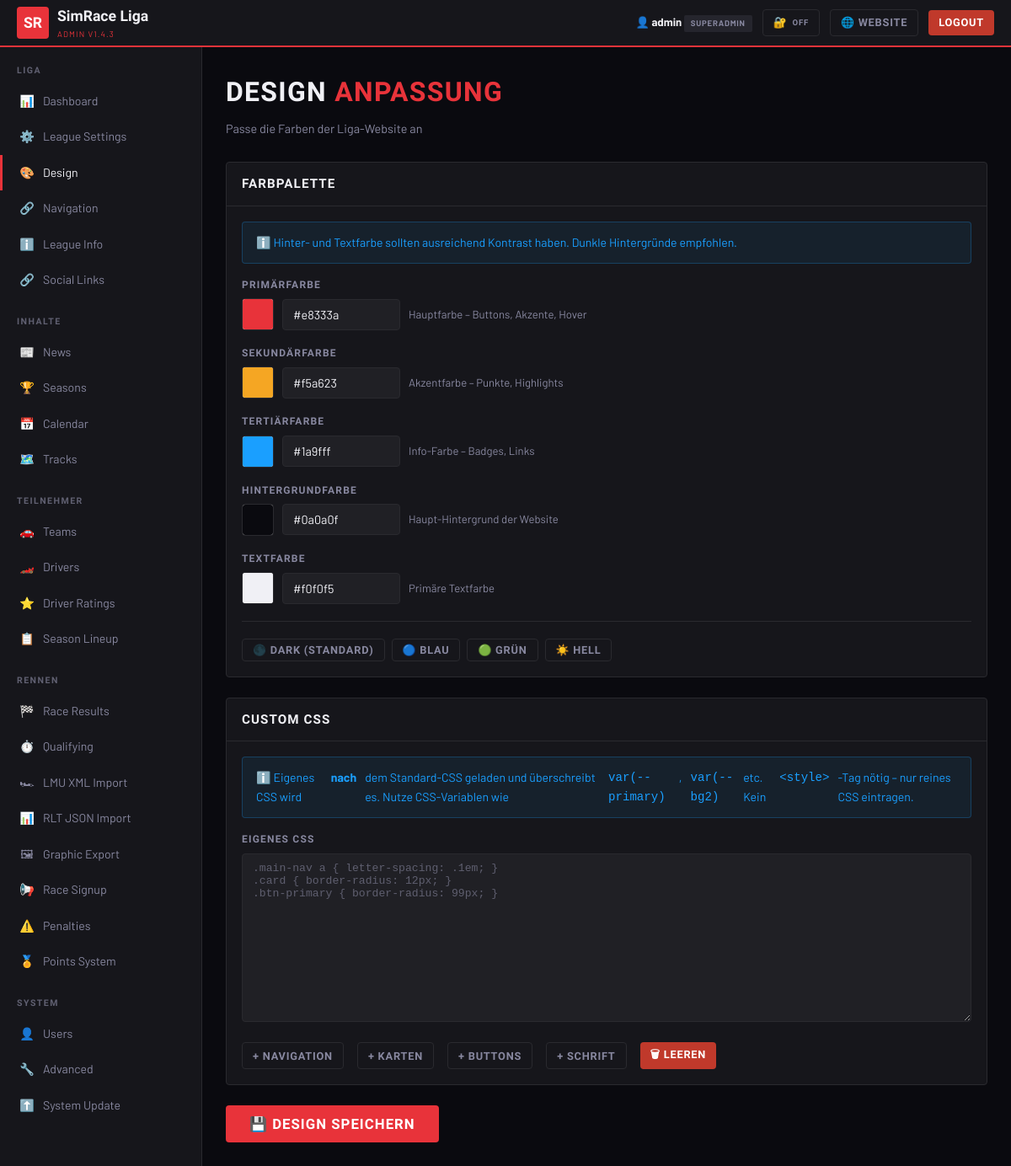
Screenshot of /admin/design.php (signed in) with the database file from the repository.
### tables this page shows
CREATE TABLE IF NOT EXISTS `settings` (
  `key`        VARCHAR(100) PRIMARY KEY,
  `value`      TEXT,
  `updated_at` TIMESTAMP DEFAULT CURRENT_TIMESTAMP ON UPDATE CURRENT_TIMESTAMP
);

### includes/config.php (called while the page is built, shortened)
<?php
function getDB(): PDO {
    static $pdo = null;
    if ($pdo === null) {
        $dsn = "mysql:host=".DB_HOST.";dbname=".DB_NAME.";charset=".DB_CHARSET;
        try { $pdo = new PDO($dsn, DB_USER, DB_PASS, [PDO::ATTR_ERRMODE=>PDO::ERRMODE_EXCEPTION,PDO::ATTR_DEFAULT_FETCH_MODE=>PDO::FETCH_ASSOC,PDO::ATTR_EMULATE_PREPARES=>false]); }
        catch (PDOException $e) { http_response_code(500); die(json_encode(['error'=>'DB fehler: '.$e->getMessage()])); }
    }
    return $pdo;
}
function getSetting(string $key, string $default=''): string {
    static $cache=[];
    if (!isset($cache[$key])) { $s=getDB()->prepare("SELECT value FROM settings WHERE `key`=?"); $s->execute([$key]); $r=$s->fetch(); $cache[$key]=$r?$r['value']:$default; }
    return $cache[$key];
}
function isLoggedIn(): bool { startSecureSession(); return !empty($_SESSION['admin_id'])&&!empty($_SESSION['admin_user']); }
function currentUser(): ?array { if(!isLoggedIn()) return null; return ['id'=>$_SESSION['admin_id'],'user'=>$_SESSION['admin_user'],'role'=>$_SESSION['admin_role']??'editor']; }
function userRole(): string { return $_SESSION['admin_role'] ?? 'editor'; }
function hasRole(string $required): bool {
    $hierarchy = ['editor'=>1,'admin'=>2,'superadmin'=>3];
    $current   = $hierarchy[userRole()] ?? 0;
    $needed    = $hierarchy[$required]  ?? 99;
    return $current >= $needed;
}
function h(string $s): string { return htmlspecialchars($s,ENT_QUOTES,'UTF-8'); }
if(getSetting('maintenance_mode','0')==='1'&&!isLoggedIn()&&!str_contains($_SERVER['REQUEST_URI']??'','/admin/')){
    http_response_code(503); die('<!DOCTYPE html><html><head><meta charset="UTF-8"><title>Wartung</title><style>body{background:#0a0a0f;color:#f0f0f5;font-family:sans-serif;display:flex;align-items:center;justify-content:center;height:100vh;margin:0;text-align:center}</style></head><body><div><h1 style="color:#e8333a;font-size:4rem">🔧</h1><h2>Wartungsmodus aktiv</h2><p>Bitte später zurückkommen.</p></div></body></html>');
}

### admin/design.php (the view, shortened to what this page needs)
<?php
require_once dirname(__DIR__) . '/includes/config.php';
$adminTitle = 'Design'; $adminPage = 'design';
require_once __DIR__ . '/includes/layout.php';
$colors = [
    'color_primary'   => ['label'=>'Primärfarbe',    'hint'=>'Hauptfarbe – Buttons, Akzente, Hover'],
    'color_secondary' => ['label'=>'Sekundärfarbe',  'hint'=>'Akzentfarbe – Punkte, Highlights'],
    'color_tertiary'  => ['label'=>'Tertiärfarbe',   'hint'=>'Info-Farbe – Badges, Links'],
    'color_bg'        => ['label'=>'Hintergrundfarbe','hint'=>'Haupt-Hintergrund der Website'],
    'color_text'      => ['label'=>'Textfarbe',      'hint'=>'Primäre Textfarbe'],
];
?>
<div class="admin-page-title">Design <span style="color:var(--primary)">Anpassung</span></div>
<div class="admin-page-sub">Passe die Farben der Liga-Website an</div>
<form method="post"><?= csrfField() ?>
<div class="card mb-3">
  <div class="card-header"><h3>Farbpalette</h3></div>
  <div class="card-body">
    <div class="notice notice-info mb-3">ℹ️ Hinter- und Textfarbe sollten ausreichend Kontrast haben. Dunkle Hintergründe empfohlen.</div>
    <?php foreach ($colors as $key => $info): $val = getSetting($key, '#000000'); ?>
    <div class="form-group">
      <label><?= h($info['label']) ?></label>
      <div class="color-row">
        <div class="color-swatch">
          <input type="color" id="cp-<?= $key ?>" value="<?= h($val) ?>" oninput="document.getElementById('ch-<?= $key ?>').value=this.value"/>
        </div>
        <input type="text" id="ch-<?= $key ?>" name="<?= $key ?>" value="<?= h($val) ?>" class="form-control" style="max-width:140px" pattern="^#[0-9a-fA-F]{6}$" oninput="if(/^#[0-9a-fA-F]{6}$/.test(this.value))document.getElementById('cp-<?= $key ?>').value=this.value"/>
        <span class="text-muted" style="font-size:.82rem"><?= h($info['hint']) ?></span>
      </div>
    </div>
    <?php endforeach; ?>
    <div class="divider"></div>
    <div class="flex gap-1">
      <button type="button" class="btn btn-secondary btn-sm" onclick="setPreset('dark')">🌑 Dark (Standard)</button>
      <button type="button" class="btn btn-secondary btn-sm" onclick="setPreset('blue')">🔵 Blau</button>
      <button type="button" class="btn btn-secondary btn-sm" onclick="setPreset('green')">🟢 Grün</button>
      <button type="button" class="btn btn-secondary btn-sm" onclick="setPreset('light')">☀️ Hell</button>
    </div>
  </div>
</div>
<div class="card mb-3">
  <div class="card-header"><h3>Custom CSS</h3></div>
  <div class="card-body">
    <div class="notice notice-info mb-3">
      ℹ️ Eigenes CSS wird <strong>nach</strong> dem Standard-CSS geladen und überschreibt es.
      Nutze CSS-Variablen wie <code>var(--primary)</code>, <code>var(--bg2)</code> etc.
      Kein <code>&lt;style&gt;</code>-Tag nötig – nur reines CSS eintragen.
    </div>
    <div class="form-group">
      <label>Eigenes CSS</label>
      <textarea name="custom_css" class="form-control" rows="12"
        style="font-family:monospace;font-size:.82rem;resize:vertical"
        placeholder=".main-nav a { letter-spacing: .1em; }
.card { border-radius: 12px; }
.btn-primary { border-radius: 99px; }"
      ><?= h(getSetting('custom_css','')) ?></textarea>
    </div>
    <div class="flex gap-2 mt-2" style="flex-wrap:wrap">
      <button type="button" class="btn btn-secondary btn-sm" onclick="insertCss('/* Navigation */
.main-nav a { }
')">+ Navigation</button>
      <button type="button" class="btn btn-secondary btn-sm" onclick="insertCss('/* Karten */
.card { border-radius: 12px; }
')">+ Karten</button>
      <button type="button" class="btn btn-secondary btn-sm" onclick="insertCss('/* Buttons */
.btn-primary { border-radius: 99px; }
')">+ Buttons</button>
      <button type="button" class="btn btn-secondary btn-sm" onclick="insertCss('/* Schrift */
body { font-family: Arial, sans-serif; }
')">+ Schrift</button>
      <button type="button" class="btn btn-danger btn-sm" onclick="if(confirm('Custom CSS leeren?'))document.querySelector('[name=custom_css]').value=''">🗑 Leeren</button>
    </div>
  </div>
</div>
<button type="submit" class="btn btn-primary btn-lg">💾 Design speichern</button>
</form>
<?php require_once __DIR__ . '/includes/layout_end.php'; ?>

### admin/includes/layout.php (shortened to what this page needs)
<?php
$s = getAllSettings();
$cu=currentUser();$ap=$adminPage??'';
$qe=getSetting('qualifying_enabled','1')==='1';$pe=getSetting('penalties_enabled','1')==='1';$ga=getSetting('google_analytics','');
?>
<!DOCTYPE html>
<html lang="de">
<head>
<link rel="stylesheet" href="<?= SITE_URL ?>/assets/css/main.css"/>
<link rel="stylesheet" href="<?= SITE_URL ?>/assets/css/admin.css"/>
</head>
<body class="admin-body">
<header class="admin-topbar">
  <a class="admin-brand" href="<?= SITE_URL ?>/admin/"><div class="brand-icon"><?= h(mb_substr($s['league_abbr']??'SR',0,2)) ?></div><div class="admin-brand-text"><div class="admin-brand-name"><?= h($s['league_name']??'Liga') ?></div><div class="admin-brand-sub">Admin v<?= APP_VERSION ?></div></div></a>
  <div class="admin-topbar-right">
    <span class="admin-user-badge">👤 <strong><?= h($cu['user']) ?></strong> <span class="badge badge-muted" style="font-size:.6rem"><?= h($cu['role']) ?></span></span>
    <?php
    $mfaDb  = getDB();
    $mfaStmt = $mfaDb->prepare("SELECT mfa_enabled FROM admin_users WHERE id=?");
    $mfaStmt->execute([$cu['id']]);
    $mfaOn = (bool)$mfaStmt->fetchColumn();
    ?>
    <a href="<?= SITE_URL ?>/admin/mfa_setup.php" class="btn btn-secondary btn-sm" title="Zwei-Faktor-Authentifizierung">
      🔐 <?php if($mfaOn): ?><span style="color:#4cffb0;font-size:.6rem">ON</span><?php else: ?><span style="color:#8888a0;font-size:.6rem">OFF</span><?php endif; ?>
    </a>
    <a href="<?= SITE_URL ?>/" class="btn btn-secondary btn-sm" target="_blank">🌐 Website</a>
    <a href="<?= SITE_URL ?>/admin/logout.php" class="btn btn-danger btn-sm">Logout</a>
  </div>
</header>
<div class="admin-wrapper">
<aside class="admin-sidebar">
  <div class="admin-menu-group">Liga</div>
  <a href="<?= SITE_URL ?>/admin/index.php" class="admin-menu-item <?= $ap==='dashboard'?'active':'' ?>"><span class="menu-icon">📊</span><span>Dashboard</span></a>
<?php if(hasRole('admin')): ?>  <a href="<?= SITE_URL ?>/admin/settings.php" class="admin-menu-item <?= $ap==='settings'?'active':'' ?>"><span class="menu-icon">⚙️</span><span>League Settings</span></a><?php endif; ?>
<?php if(hasRole('admin')): ?>  <a href="<?= SITE_URL ?>/admin/design.php" class="admin-menu-item <?= $ap==='design'?'active':'' ?>"><span class="menu-icon">🎨</span><span>Design</span></a><?php endif; ?>
<?php if(hasRole('admin')): ?>  <a href="<?= SITE_URL ?>/admin/navigation.php" class="admin-menu-item <?= $ap==='navigation'?'active':'' ?>"><span class="menu-icon">🔗</span><span>Navigation</span></a><?php endif; ?>
<?php if(hasRole('admin')): ?>  <a href="<?= SITE_URL ?>/admin/info.php" class="admin-menu-item <?= $ap==='info'?'active':'' ?>"><span class="menu-icon">ℹ️</span><span>League Info</span></a><?php endif; ?>
<?php if(hasRole('admin')): ?>  <a href="<?= SITE_URL ?>/admin/social.php" class="admin-menu-item <?= $ap==='social'?'active':'' ?>"><span class="menu-icon">🔗</span><span>Social Links</span></a><?php endif; ?>
  <div class="admin-menu-group">Inhalte</div>
  <a href="<?= SITE_URL ?>/admin/news.php" class="admin-menu-item <?= $ap==='news'?'active':'' ?>"><span class="menu-icon">📰</span><span>News</span></a>
<?php if(hasRole('admin')): ?>  <a href="<?= SITE_URL ?>/admin/seasons.php" class="admin-menu-item <?= $ap==='seasons'?'active':'' ?>"><span class="menu-icon">🏆</span><span>Seasons</span></a><?php endif; ?>
<?php if(hasRole('admin')): ?>  <a href="<?= SITE_URL ?>/admin/calendar.php" class="admin-menu-item <?= $ap==='calendar'?'active':'' ?>"><span class="menu-icon">📅</span><span>Calendar</span></a><?php endif; ?>
<?php if(hasRole('admin')): ?>  <a href="<?= SITE_URL ?>/admin/tracks.php" class="admin-menu-item <?= $ap==='tracks'?'active':'' ?>"><span class="menu-icon">🗺️</span><span>Tracks</span></a><?php endif; ?>
  <div class="admin-menu-group">Teilnehmer</div>
<?php if(hasRole('admin')): ?>  <a href="<?= SITE_URL ?>/admin/teams.php" class="admin-menu-item <?= $ap==='teams'?'active':'' ?>"><span class="menu-icon">🚗</span><span>Teams</span></a><?php endif; ?>
<?php if(hasRole('admin')): ?>  <a href="<?= SITE_URL ?>/admin/drivers.php" class="admin-menu-item <?= $ap==='drivers'?'active':'' ?>"><span class="menu-icon">🏎️</span><span>Drivers</span></a><?php endif; ?>
<?php if(hasRole('admin')): ?>  <a href="<?= SITE_URL ?>/admin/ratings.php" class="admin-menu-item <?= $ap==='ratings'?'active':'' ?>"><span class="menu-icon">⭐</span><span>Driver Ratings</span></a><?php endif; ?>
<?php if(hasRole('admin')): ?>  <a href="<?= SITE_URL ?>/admin/lineup.php" class="admin-menu-item <?= $ap==='lineup'?'active':'' ?>"><span class="menu-icon">📋</span><span>Season Lineup</span></a><?php endif; ?>
  <div class="admin-menu-group">Rennen</div>
<?php if(hasRole('admin')): ?>  <a href="<?= SITE_URL ?>/admin/results.php" class="admin-menu-item <?= $ap==='results'?'active':'' ?>"><span class="menu-icon">🏁</span><span>Race Results</span></a><?php endif; ?>
  <?php if($qe && hasRole('admin')): ?><a href="<?= SITE_URL ?>/admin/qualifying.php" class="admin-menu-item <?= $ap==='qualifying'?'active':'' ?>"><span class="menu-icon">⏱️</span><span>Qualifying</span></a><?php endif; ?>
<?php if(hasRole('admin')): ?>  <a href="<?= SITE_URL ?>/admin/import_lmu.php" class="admin-menu-item <?= $ap==='import_lmu'?'active':'' ?>"><span class="menu-icon">🏎</span><span>LMU XML Import</span></a><?php endif; ?>
  <?php if(hasRole('admin')): ?>  <a href="<?= SITE_URL ?>/admin/import_rlt.php" class="admin-menu-item <?= $ap==='import_rlt'?'active':'' ?>"><span class="menu-icon">📊</span><span>RLT JSON Import</span></a><?php endif; ?>
<?php if(hasRole('editor')): ?>  <a href="<?= SITE_URL ?>/admin/export.php" class="admin-menu-item <?= $ap==='export'?'active':'' ?>"><span class="menu-icon">🖼</span><span>Graphic Export</span></a><?php endif; ?>
<?php if(hasRole('editor')): ?>  <a href="<?= SITE_URL ?>/admin/event_signup.php" class="admin-menu-item <?= $ap==='event_signup'?'active':'' ?>"><span class="menu-icon">📢</span><span>Race Signup</span></a><?php endif; ?>
  <?php if($pe && hasRole('admin')): ?><a href="<?= SITE_URL ?>/admin/penalties.php" class="admin-menu-item <?= $ap==='penalties'?'active':'' ?>"><span class="menu-icon">⚠️</span><span>Penalties</span></a><?php endif; ?>
<?php if(hasRole('admin')): ?>  <a href="<?= SITE_URL ?>/admin/points.php" class="admin-menu-item <?= $ap==='points'?'active':'' ?>"><span class="menu-icon">🏅</span><span>Points System</span></a><?php endif; ?>
  <div class="admin-menu-group">System</div>
<?php if(hasRole('superadmin')): ?>  <a href="<?= SITE_URL ?>/admin/users.php" class="admin-menu-item <?= $ap==='users'?'active':'' ?>"><span class="menu-icon">👤</span><span>Users</span></a><?php endif; ?>
<?php if(hasRole('admin')): ?>  <a href="<?= SITE_URL ?>/admin/advanced.php" class="admin-menu-item <?= $ap==='advanced'?'active':'' ?>"><span class="menu-icon">🔧</span><span>Advanced</span></a>
  <?php if(hasRole('superadmin')): ?><a href="<?= SITE_URL ?>/admin/update.php" class="admin-menu-item <?= $ap==='update'?'active':'' ?>"><span class="menu-icon">⬆️</span><span>System Update</span></a><?php endif; ?><?php endif; ?>
</aside>
<main class="admin-content">

### admin/includes/layout_end.php (shortened to what this page needs)
</main>
</div>
</body>
</html>

### assets/css/main.css (style rules this page uses)
*, *::before, *::after { box-sizing: border-box; margin: 0; padding: 0; }
:root { --primary: #e8333a; --secondary: #f5a623; --tertiary: #1a9fff; --bg: #0a0a0f; --bg2: #12121a; --bg3: #1c1c28; --border: #2a2a3a; --text: #f0f0f5; --text2: #8888a0; --font-display: 'Barlow Condensed', sans-serif; --font-body: 'Barlow', sans-serif; --radius: 4px; --shadow: 0 4px 24px rgba(0,0,0,.5); }
html { scroll-behavior: smooth; }
body { background: var(--bg); color: var(--text); font-family: var(--font-body); font-size: 16px; line-height: 1.6; min-height: 100vh; }
a { color: var(--primary); text-decoration: none; }
.brand-icon { width: 38px; height: 38px; border-radius: var(--radius); background: var(--primary); display: flex; align-items: center; justify-content: center; font-family: var(--font-display); font-weight: 900; color: #fff; font-size: 1.1rem; flex-shrink: 0; }
.btn { display: inline-flex; align-items: center; gap: 6px; padding: 8px 18px; border-radius: var(--radius); font-family: var(--font-display); font-size: .9rem; font-weight: 700; letter-spacing: .06em; text-transform: uppercase; border: none; cursor: pointer; text-decoration: none; transition: filter .18s, background .18s, border-color .18s; white-space: nowrap; }
.btn-primary { background: var(--primary); color: #fff; }
.btn-secondary { background: transparent; color: var(--text2); border: 1px solid var(--border); }
.btn-danger { background: #c0392b; color: #fff; }
.btn-sm { padding: 5px 12px; font-size: .8rem; }
.btn-lg { padding: 12px 28px; font-size: 1.05rem; }
.card { background: var(--bg2); border: 1px solid var(--border); border-radius: var(--radius); overflow: hidden; transition: border-color .2s; }
.card-header { padding: 13px 18px; border-bottom: 1px solid var(--border); display: flex; align-items: center; justify-content: space-between; gap: 10px; }
.card-header h3 { font-family: var(--font-display); font-size: .95rem; font-weight: 700; letter-spacing: .07em; text-transform: uppercase; }
.card-body { padding: 18px; }
.badge { display: inline-block; padding: 2px 8px; border-radius: 2px; font-size: .68rem; font-weight: 700; letter-spacing: .08em; text-transform: uppercase; }
.badge-muted { background: rgba(144,144,168,.12); color: var(--text2); }
.flex { display: flex; }
.gap-1 { gap: 8px; }
.gap-2 { gap: 16px; }
.text-muted { color: var(--text2); }
.mt-2 { margin-top: 16px; }
.mb-3 { margin-bottom: 24px; }
.divider { border: none; border-top: 1px solid var(--border); margin: 20px 0; }

### rows the page displays
settings: value "#e8333a", color_primary "#e8333a"
settings: value "#f5a623", color_secondary "#f5a623"
settings: value "#1a9fff", color_tertiary "#1a9fff"
settings: value "#0a0a0f", color_bg "#0a0a0f"
settings: value "#f0f0f5", color_text "#f0f0f5"

### other values shown
mb_substr($s['league_abbr']??'SR',0,2) "SR"
$s['league_name'] "SimRace Liga"
APP_VERSION "1.4.3"
$cu['user'] "admin"
$cu['role'] "SUPERADMIN"
$info['label'] "PRIMÄRFARBE"
$info['hint'] "Hauptfarbe – Buttons, Akzente, Hover"
$info['label'] "SEKUNDÄRFARBE"
$info['hint'] "Akzentfarbe – Punkte, Highlights"
$info['label'] "TERTIÄRFARBE"
$info['hint'] "Info-Farbe – Badges, Links"
$info['label'] "HINTERGRUNDFARBE"
$info['hint'] "Haupt-Hintergrund der Website"
$info['label'] "TEXTFARBE"
$info['hint'] "Primäre Textfarbe"
